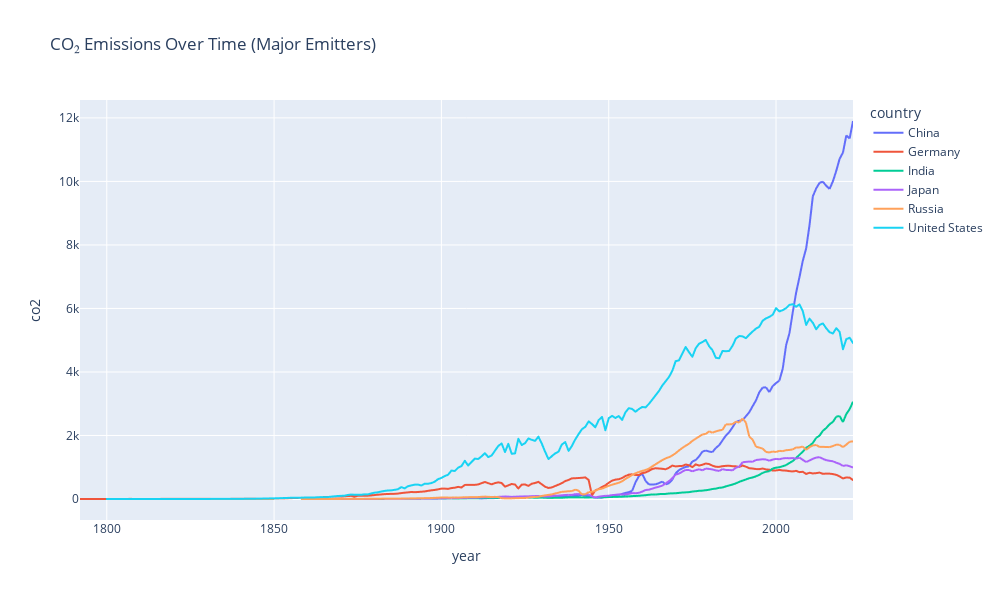

The notebook cell saved with this chart:
### Markdown cell above
###   Major Emitters Over Time

### Code cell
selected = ["United States","China","India","Russia","Japan","Germany"]
sub = countries_df[countries_df["country"].isin(selected)]
if not sub.empty:
    fig = px.line(sub, x="year", y="co2", color="country",
                  title="CO₂ Emissions Over Time (Major Emitters)")
    fig.update_layout(width=1000, height=600)
    fig.show()
else:
    print("Selected countries not found.")
print("Insight: China surpasses the US after mid-2000s; India steadily rises.")

### Figure 1 — Plotly figure (JSON) as saved in the notebook; plotly's stock layout.template omitted (floating-point values rounded to 4 significant figures; data arrays with more than 128 entries replaced by an {"elided": "..."} marker saying what was removed)
{"data": [{"hovertemplate": "country=China<br>year=%{x}<br>co2=%{y}<extra></extra>", "legendgroup": "China", "line": {"color": "#636efa", "dash": "solid"}, "marker": {"symbol": "circle"}, "mode": "lines", "name": "China", "showlegend": true, "type": "scattergl", "x": {"elided": "174 int values"}, "xaxis": "x", "y": {"elided": "174 float values"}, "yaxis": "y"}, {"hovertemplate": "country=Germany<br>year=%{x}<br>co2=%{y}<extra></extra>", "legendgroup": "Germany", "line": {"color": "#EF553B", "dash": "solid"}, "marker": {"symbol": "circle"}, "mode": "lines", "name": "Germany", "showlegend": true, "type": "scattergl", "x": {"elided": "232 int values"}, "xaxis": "x", "y": {"elided": "232 float values"}, "yaxis": "y"}, {"hovertemplate": "country=India<br>year=%{x}<br>co2=%{y}<extra></extra>", "legendgroup": "India", "line": {"color": "#00cc96", "dash": "solid"}, "marker": {"symbol": "circle"}, "mode": "lines", "name": "India", "showlegend": true, "type": "scattergl", "x": {"elided": "174 int values"}, "xaxis": "x", "y": {"elided": "174 float values"}, "yaxis": "y"}, {"hovertemplate": "country=Japan<br>year=%{x}<br>co2=%{y}<extra></extra>", "legendgroup": "Japan", "line": {"color": "#ab63fa", "dash": "solid"}, "marker": {"symbol": "circle"}, "mode": "lines", "name": "Japan", "showlegend": true, "type": "scattergl", "x": {"elided": "174 int values"}, "xaxis": "x", "y": {"elided": "174 float values"}, "yaxis": "y"}, {"hovertemplate": "country=Russia<br>year=%{x}<br>co2=%{y}<extra></extra>", "legendgroup": "Russia", "line": {"color": "#FFA15A", "dash": "solid"}, "marker": {"symbol": "circle"}, "mode": "lines", "name": "Russia", "showlegend": true, "type": "scattergl", "x": {"elided": "178 int values"}, "xaxis": "x", "y": {"elided": "178 float values"}, "yaxis": "y"}, {"hovertemplate": "country=United States<br>year=%{x}<br>co2=%{y}<extra></extra>", "legendgroup": "United States", "line": {"color": "#19d3f3", "dash": "solid"}, "marker": {"symbol": "circle"}, "mode": "lines", "name": "United States", "showlegend": true, "type": "scattergl", "x": {"elided": "224 int values"}, "xaxis": "x", "y": {"elided": "224 float values"}, "yaxis": "y"}], "layout": {"height": 600, "legend": {"title": {"text": "country"}, "tracegroupgap": 0}, "title": {"text": "CO₂ Emissions Over Time (Major Emitters)"}, "width": 1000, "xaxis": {"anchor": "y", "domain": [0, 1], "title": {"text": "year"}}, "yaxis": {"anchor": "x", "domain": [0, 1], "title": {"text": "co2"}}}}
